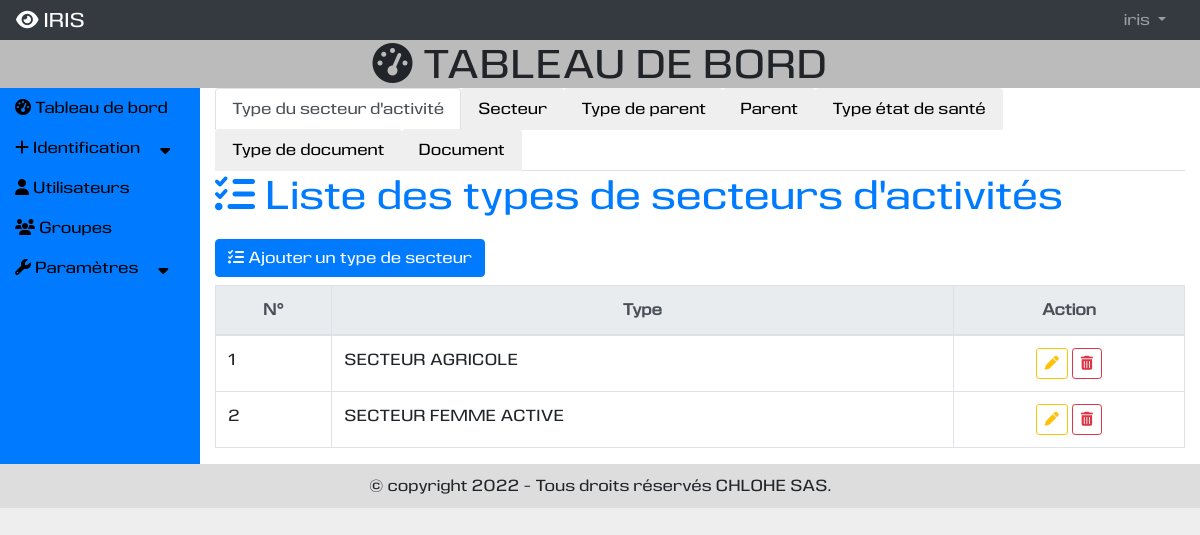
Before: /vieprofessionnelle/ (signed in) with the older database file.
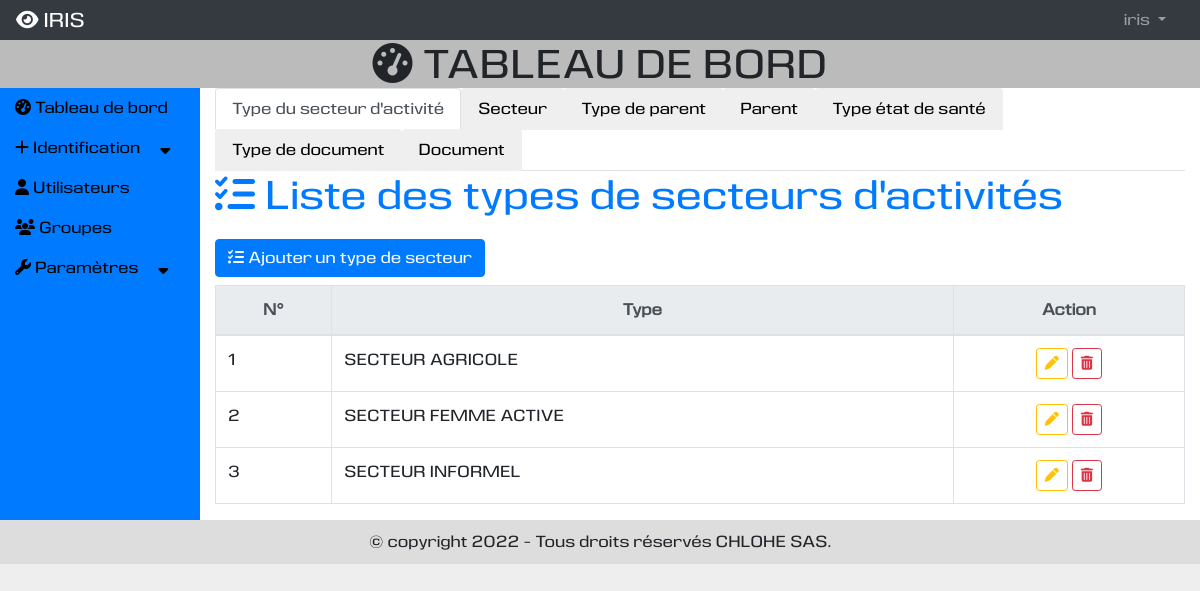
After: the same page with the newer database file.
### vieprofessionnelle/models.py (models this page shows)
class TypeSecteur(models.Model):
    type = models.CharField(max_length=250, unique=True)
    def __str__(self):
        return self.type

### vieprofessionnelle/views.py (the view)
# urls.py: path('vieprofessionnelle/',include('vieprofessionnelle.urls')),
@login_required
@permission_required('auth.view_user', raise_exception=True)
@permission_required('auth.view_group', raise_exception=True)
def vieprofessionnelle(request):
    typesecteurs = TypeSecteur.objects.order_by("type")
    secteurs = Secteur.objects.order_by("secteur")
    typeparents = TypeParent.objects.order_by("libelle")
    parents = Parent.objects.order_by("nomprenoms")
    typeetatsantes = TypeEtatSante.objects.order_by("libelle")
    typedocuments = TypeDocument.objects.order_by("libelle")
    documents = Document.objects.order_by("-id")
    membres = Membre.objects.order_by("-id")
    active_typesecteur = ['', 'false', '']
    active_secteur = ['', 'false', '']
    active_typeparent = ['', 'false', '']
    active_parent = ['', 'false', '']
    active_typeetatsante = ['', 'false', '']
    active_typedocument = ['', 'false', '']
    active_document = ['', 'false', '']
    if _active_onglet == "typesecteur":
        active_typesecteur = ['active', 'true', 'show active']
    elif _active_onglet == "secteur":
        active_secteur = ['active', 'true', 'show active']
    elif _active_onglet == "typeparent":
        active_typeparent = ['active', 'true', 'show active']
    elif _active_onglet == "parent":
        active_parent = ['active', 'true', 'show active']
    elif _active_onglet == "typeetatsante":
        active_typeetatsante = ['active', 'true', 'show active']
    elif _active_onglet == "typedocument":
        active_typedocument = ['active', 'true', 'show active']
    elif _active_onglet == "document":
        active_document = ['active', 'true', 'show active']
    else:
        active_typesecteur = ['active', 'true', 'show active']
    context = {
        "titre": "Vie professionnelle",
        "typesecteurs": typesecteurs,
        "secteurs": secteurs,
        "typeparents": typeparents,
        "parents": parents,
        "typeetatsantes": typeetatsantes,
        "typedocuments": typedocuments,
        "documents": documents,
        "membres": membres,
        "active_typesecteur": active_typesecteur,
        "active_secteur": active_secteur,
        "active_typeparent": active_typeparent,
        "active_parent": active_parent,
        "active_typeetatsante": active_typeetatsante,
        "active_typedocument": active_typedocument,
        "active_document": active_document,
    }
    return render(request, "vieprofessionnelle/vieprofessionnelle.html", context)

### vieprofessionnelle/templates/vieprofessionnelle/vieprofessionnelle.html (shortened to what this page needs)
{% extends 'utilisateur/base.html' %}
{% load static %}
{% block tableau_de_bord %}
<div>
  <ul class="nav nav-tabs" id="myTab" role="tablist">
    <li class="nav-item" role="presentation">
      <button class="nav-link {{active_typesecteur|first}}" id="typesecteur-tab" data-toggle="tab" data-target="#typesecteur" type="button" role="tab" aria-controls="typesecteur" aria-selected="{{ active_typesecteur|slice:'1:2'|first }}">
        Type du secteur d'activité
      </button>
    </li>
    <li class="nav-item" role="presentation">
      <button class="nav-link {{active_secteur|first}}" id="secteur-tab" data-toggle="tab" data-target="#secteur" type="button" role="tab" aria-controls="secteur" aria-selected="{{ active_secteur|slice:'1:2'|first }}">
        Secteur
      </button>
    </li>
    <li class="nav-item" role="presentation">
      <button class="nav-link {{active_typeparent|first}}" id="typeparent-tab" data-toggle="tab" data-target="#typeparent" type="button" role="tab" aria-controls="typeparent" aria-selected="{{ active_typeparent|slice:'1:2'|first }}">
        Type de parent
      </button>
    </li>
    <li class="nav-item" role="presentation">
      <button class="nav-link {{active_parent|first}}" id="parent-tab" data-toggle="tab" data-target="#parent" type="button" role="tab" aria-controls="parent" aria-selected="{{ active_parent|slice:'1:2'|first }}">
        Parent
      </button>
    </li>
    <li class="nav-item" role="presentation">
      <button class="nav-link {{active_typeetatsante|first}}" id="typeetatsante-tab" data-toggle="tab" data-target="#typeetatsante" type="button" role="tab" aria-controls="typeetatsante" aria-selected="{{ active_typeetatsante|slice:'1:2'|first }}">
        Type état de santé
      </button>
    </li>
    <li class="nav-item" role="presentation">
      <button class="nav-link {{active_typedocument|first}}" id="typedocument-tab" data-toggle="tab" data-target="#typedocument" type="button" role="tab" aria-controls="typedocument" aria-selected="{{ active_typedocument|slice:'1:2'|first }}">
        Type de document
      </button>
    </li>
    <li class="nav-item" role="presentation">
      <button class="nav-link {{active_document|first}}" id="document-tab" data-toggle="tab" data-target="#document" type="button" role="tab" aria-controls="document" aria-selected="{{ active_document|slice:'1:2'|first }}">
        Document
      </button>
    </li>
  </ul>
  <div class="tab-content" id="myTabContent">
    <div class="tab-pane fade {{ active_typesecteur|last }}" id="typesecteur" role="tabpanel" aria-labelledby="typesecteur-tab">
      <div>
        <h1 class="mb-3 text-primary"><i class="fas fa-tasks"></i> Liste des types de secteurs d'activités</h1>
        <h3><a class="btn btn-primary" data-toggle="modal" data-target="#typesecteurModal" data-backdrop="static"><i class="fas fa-tasks"></i> Ajouter un type de secteur</a></h3>
        <div class="row">
            <div class="col-md-12">
                <table class="table  table-bordered table-hover table-responsive-md" id="tabletypesecteur">
                    <thead class="text-center">
                        <tr class="thead-light">
                            <th>N°</th>
                            <th>Type</th>
                            <th>Action</th>
                        </tr>
                    </thead>
                    <tbody>
                        {% for typesecteur in typesecteurs %}
                        <tr>
                            <td>{{forloop.counter}}</td>
                            <td>{{typesecteur.type|upper}}</td>
                            <td class="text-center">
                                <a class="btn btn-outline-warning btn-sm" title="Modifier" data-toggle="modal" data-target="#typesecteurmodifierModal{{typesecteur.id}}" data-backdrop="static"><i class="fas fa-pen"></i></a>
                                <button type="button" title="Supprimer" class="btn btn-outline-danger btn-sm" data-toggle="modal" data-target="#modal{{typesecteur.id}}" data-backdrop="static"><i class="fas fa-trash-alt"></i></button>
                            </td>
                        </tr>
                        {% empty %}
                            {% include 'vieprofessionnelle/ajouter_typesecteur.html' %}
                        {% endfor %}
                    </tbody>
                </table>
            </div>
        </div>
      </div>
    </div>
  </div>
</div>
{% endblock %}

### utilisateur/templates/utilisateur/base.html (shortened to what this page needs)
{% extends 'base.html' %}
{% block contenu %}
<div class="row m-0">
    <div class="col-md-6 offset-md-3">
        <h1 class="text-center"><i class="fa fa-dashboard"></i> TABLEAU DE BORD</h1>
    </div>
</div>
<div class="row" id="contenu_index m-0">
    <div class="col-md-2 bg-primary" id="contenu_index_gauche">
        <div>
            <ul class="menu-accordeon">
                <li><a href="{% url 'presentation:index' %}"><i class="fa fa-dashboard"></i> Tableau de bord</a></li>
                <li><a href="#"><i class="fa fa-plus"></i> Identification &nbsp;&nbsp;&nbsp;&nbsp;<i class="fas fa-sort-down"></i></a>
                </li>
                {% if 'auht.add_user' in perms %}
                <li><a href="{% url 'utilisateur:utilisateur' %}"><i class="fa fa-user"></i> Utilisateurs</a></li>
                <li><a href="{% url 'utilisateur:groupe' %}"><i class="fa fa-group"></i> Groupes</a></li>
                {% endif %}
                {% if 'vieprofessionnelle.add_typesecteur' in perms %}
                <li>
                    <a href="#"><i class="fa fa-wrench"></i> Paramètres &nbsp;&nbsp;&nbsp;&nbsp;<i class="fas fa-sort-down"></i></a>
                </li>
                {% endif %}
            </ul>
        </div>
    </div>
    <div class="col-md-10" id="contenu_index_droit">
        <div class="row">
            <div class="col-md-12">
                {% block tableau_de_bord %}
                {% endblock %}
            </div>
        </div>
    </div>
</div>
{% endblock %}

### templates/base.html (shortened to what this page needs)
{% load static %}
<!DOCTYPE html>
<html lang="fr">
<head>
    <link rel="stylesheet" href="https://maxcdn.bootstrapcdn.com/bootstrap/4.5.2/css/bootstrap.min.css">
    <link rel="stylesheet" type="text/css" href="https://cdn.datatables.net/v/bs4/jq-3.6.0/jszip-2.5.0/dt-1.12.1/b-2.2.3/b-html5-2.2.3/b-print-2.2.3/datatables.min.css"/>
    <link rel="stylesheet" type="text/css" href="{% static 'css/css.css' %}" />
</head>
<body>
  <div id ="page">
      {% block nas %}
      <div id ="nav">
        {% include 'nav.html' %}
      </div>
      {% endblock %}
    <div id ="contenu" class="container-fluid">
      {% block contenu %}
      {% endblock %}
    </div>
    <div id ="pied_page">
      {% block pied_page %}
        <div class="row" style="margin: 0px;">
            <div class="col-md-6 offset-md-3">
                <p class="text-center">
                    {% now "Y" as annee %}
                    {% if annee == "2022" %}
                    &copy copyright {{annee}} - Tous droits réservés CHLOHE SAS.
                    {% else %}
                    &copy copyright 2022-{{annee}} - Tous droits réservés CHLOHE SAS.
                    {% endif %}
                </p>
            </div>
        </div>
      {% endblock %}
    </div>
  </div>
</body>
</html>

### templates/nav.html (shortened to what this page needs)
<nav class="navbar navbar-expand-md bg-dark navbar-dark">
  <a class="navbar-brand" href="{% url 'presentation:index' %}"><i class="fas fa-eye"></i> IRIS</a>
  <div class="collapse navbar-collapse" id="collapsNavbar">
    <ul class="navbar-nav">
      {% if not user.is_authenticated %}
      <li class="nav-item">
        <a class="nav-link" href="{% url 'utilisateur:connexion' %}">Connexion</a>
      </li>
      <li class="nav-item">
        <a class="nav-link" href="{% url 'utilisateur:inscription' 0 %}">S'inscrire</a>
      </li>
      {% else %}
      <li class="nav-item dropdown" style="position: relative;">
        <a class="nav-link dropdown-toggle" href="#" id="navbardrop" data-toggle="dropdown">
          {{user.get_username}}
        </a>
      </li>
      {% endif %}
    </ul>
  </div>
</nav>

### vieprofessionnelle/templates/vieprofessionnelle/modifier_typesecteur.html (shortened to what this page needs)
{% extends 'vieprofessionnelle/ajouter_typesecteur.html' %}

### vieprofessionnelle/templates/vieprofessionnelle/modifier_secteur.html (shortened to what this page needs)
{% extends 'vieprofessionnelle/ajouter_secteur.html' %}

### vieprofessionnelle/templates/vieprofessionnelle/modifier_typeparent.html (shortened to what this page needs)
{% extends 'vieprofessionnelle/ajouter_typeparent.html' %}

### vieprofessionnelle/templates/vieprofessionnelle/modifier_parent.html (shortened to what this page needs)
{% extends 'vieprofessionnelle/ajouter_parent.html' %}

### vieprofessionnelle/templates/vieprofessionnelle/modifier_typeetatsante.html (shortened to what this page needs)
{% extends 'vieprofessionnelle/ajouter_typeetatsante.html' %}

### vieprofessionnelle/templates/vieprofessionnelle/modifier_typedocument.html (shortened to what this page needs)
{% extends 'vieprofessionnelle/ajouter_typedocument.html' %}

### static/css/css.css (style rules this page uses)
body { margin: 0px; padding: 0px; background : #EEE; font-family: 'eurocinewebfont'; }
nav { margin: 0px; padding: 0px; padding: 10px 10px 0px 10px; height: 40px; background: #DDD; }
nav div { display: flex; flex-direction: row; flex-wrap: wrap; justify-content: flex-end; }
nav div ul { margin: 0px; padding: 0px; list-style-type: none; }
nav div ul li { display: inline-block; margin-right: 10px; }
nav div ul li a { text-decoration: none; }
#contenu { background: #BBB; }
#contenu h1 { margin: 0px; padding : 0px; }
.menu-accordeon { padding:0; margin:0; list-style:none; }
.menu-accordeon a { display:block; text-decoration: none; color: black; padding: 8px 0; }
#contenu_index_droit { background: white; }
#pied_page { background: #DDD; padding: 10px; }
#pied_page p { margin: 0px; }

Changed rows visible on the page:
added TypeSecteur: type "SECTEUR INFORMEL"
